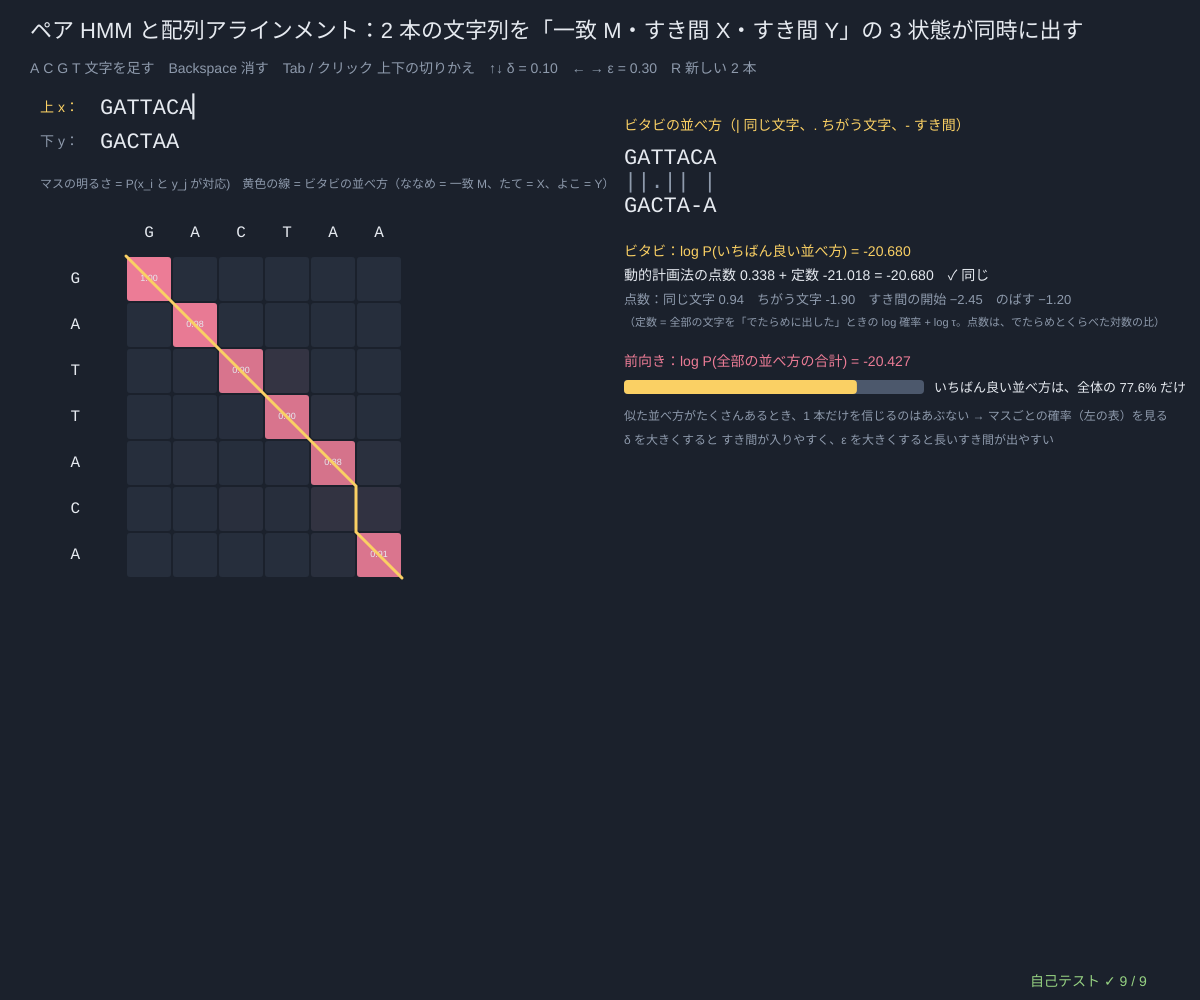
Frame 1 (no input)
Frame 60 (no input): identical to frame 1, image omitted
Frame 120 (the mouse pressed at the canvas centre since frame 60): identical to frame 1, image omitted

The p5.js sketch that drew this single still picture (run headless with seeded random() and noise() and a simulated clock; from frame 60 on, the mouse is pressed at the canvas centre):

// p5.js sketch
// ── sketch.js
// ============================================
// 11 ペア HMM と配列アラインメント ─ 2 本の文字列（DNA 風の A C G T）を、1 つの HMM が「同時に」出していくと考える。状態は 3 つ：
//   M 一致：両方に 1 文字ずつ出す（同じ文字が出やすい）　X：上の文字列だけに 1 文字（下はすき間 −）　Y：下の文字列だけに 1 文字
// 状態の道 1 本 = 並べ方（アラインメント）1 つ。
//   ビタビ = いちばん確率の高い並べ方。対数にすると「一致の点数・すき間の開始の罰・のばす罰」を足す動的計画法の表（Needleman–Wunsch、アフィンギャップ）と同じ
//   前向き = 全部の並べ方の確率の合計（2 本が「関係ある」確率）。前向き × 後ろ向きで、マスごとの「x_i と y_j が対応している確率」が出る
// （文字を 1 つずつ直す回数を数える編集距離はシリーズ 12 の 04）
// A C G T 文字を足す / Backspace 消す / Tab かクリックで上下を切りかえ / ↑↓ すき間の始まりやすさ δ / ← → すき間ののびやすさ ε / R 新しい 2 本
// ※ A・C・G・T のキーは文字の入力に使う。操作は矢印・Tab・Backspace・R
// ============================================

const DNA = 'ACGT';
let pp = { delta: 0.1, eps: 0.3, tau: 0.05, same: 0.85 };   // ★ δ = M → X（または Y）、ε = X → X、τ = 終わる、same = M が同じ文字を出す確率の合計
let strs = ['GATTACA', 'GACTAA'], active = 0, res = null, MAX_LEN = 14, hitBoxes = [];

function setup() {
  createCanvas(windowWidth, windowHeight);
  selfTest();
  seedRng(81); recompute();
}
function windowResized() { resizeCanvas(windowWidth, windowHeight); }
function pMatch(P, a, b) { return a === b ? P.same / 4 : (1 - P.same) / 12; }   // M が (a, b) を出す確率（16 通りの合計 = 1）
const Q_BASE = 0.25;                     // X・Y が 1 文字を出す確率（4 文字とも同じ）
function grid3(n, m, v) { let mk = () => { let a = []; for (let i = 0; i <= n; i++) a.push(new Array(m + 1).fill(v)); return a; }; return { M: mk(), X: mk(), Y: mk() }; }
// ★ ビタビ（対数）：v.M[i][j] = x の i 文字目と y の j 文字目までを出して、状態 M で終わるいちばん良い並べ方の log 確率
function pairViterbi(x, y, P) {
  let n = x.length, m = y.length, v = grid3(n, m, -Infinity), from = grid3(n, m, ''), lmm = lg(1 - 2 * P.delta - P.tau), lgm = lg(1 - P.eps - P.tau), ld = lg(P.delta), le = lg(P.eps), lq = lg(Q_BASE);
  v.M[0][0] = 0;                         // はじまりは「M にいる」のと同じあつかい
  let pick = (cands) => { let b = cands[0]; for (let c of cands) if (c[0] > b[0]) b = c; return b; };
  for (let i = 0; i <= n; i++) for (let j = 0; j <= m; j++) {
    if (i > 0 && j > 0) { let b = pick([[v.M[i - 1][j - 1] + lmm, 'M'], [v.X[i - 1][j - 1] + lgm, 'X'], [v.Y[i - 1][j - 1] + lgm, 'Y']]); v.M[i][j] = b[0] + lg(pMatch(P, x[i - 1], y[j - 1])); from.M[i][j] = b[1]; }
    if (i > 0) { let b = pick([[v.M[i - 1][j] + ld, 'M'], [v.X[i - 1][j] + le, 'X']]); v.X[i][j] = b[0] + lq; from.X[i][j] = b[1]; }
    if (j > 0) { let b = pick([[v.M[i][j - 1] + ld, 'M'], [v.Y[i][j - 1] + le, 'Y']]); v.Y[i][j] = b[0] + lq; from.Y[i][j] = b[1]; }
  }
  let end = pick([[v.M[n][m], 'M'], [v.X[n][m], 'X'], [v.Y[n][m], 'Y']]), cols = [], i = n, j = m, s = end[1];
  while ((i > 0 || j > 0) && end[0] > -Infinity) { cols.unshift({ s, i, j }); let p = from[s][i][j]; if (s === 'M') { i--; j--; } else if (s === 'X') i--; else j--; s = p; }
  return { logP: end[0] + lg(P.tau), cols };
}
// ★ 前向き：max を「合計」に変えるだけ。全部の並べ方の確率の合計
function pairForward(x, y, P) {
  let n = x.length, m = y.length, f = grid3(n, m, 0), mm = 1 - 2 * P.delta - P.tau, gm = 1 - P.eps - P.tau;
  f.M[0][0] = 1;
  for (let i = 0; i <= n; i++) for (let j = 0; j <= m; j++) {
    if (i > 0 && j > 0) f.M[i][j] = pMatch(P, x[i - 1], y[j - 1]) * (mm * f.M[i - 1][j - 1] + gm * (f.X[i - 1][j - 1] + f.Y[i - 1][j - 1]));
    if (i > 0) f.X[i][j] = Q_BASE * (P.delta * f.M[i - 1][j] + P.eps * f.X[i - 1][j]);
    if (j > 0) f.Y[i][j] = Q_BASE * (P.delta * f.M[i][j - 1] + P.eps * f.Y[i][j - 1]);
  }
  return { f, prob: P.tau * (f.M[n][m] + f.X[n][m] + f.Y[n][m]) };
}
function pairBackward(x, y, P) {         // 後ろ向き：b.M[i][j] = (i, j) まで出して M にいるとき、残りを全部出して終わる確率
  let n = x.length, m = y.length, b = grid3(n, m, 0), mm = 1 - 2 * P.delta - P.tau, gm = 1 - P.eps - P.tau;
  for (let i = n; i >= 0; i--) for (let j = m; j >= 0; j--) {
    if (i === n && j === m) { b.M[i][j] = b.X[i][j] = b.Y[i][j] = P.tau; continue; }
    let em = i < n && j < m ? pMatch(P, x[i], y[j]) * b.M[i + 1][j + 1] : 0, ex = i < n ? Q_BASE * b.X[i + 1][j] : 0, ey = j < m ? Q_BASE * b.Y[i][j + 1] : 0;
    b.M[i][j] = mm * em + P.delta * (ex + ey); b.X[i][j] = gm * em + P.eps * ex; b.Y[i][j] = gm * em + P.eps * ey;
  }
  return b;
}
function matchPosterior(x, y, P) {       // ★ マス (i, j) ごとの P(x_i と y_j が対応 | 2 本の文字列)
  let fw = pairForward(x, y, P), b = pairBackward(x, y, P), out = [];
  for (let i = 1; i <= x.length; i++) { out.push([]); for (let j = 1; j <= y.length; j++) out[i - 1].push(fw.prob > 0 ? (fw.f.M[i][j] * b.M[i][j]) / fw.prob : 0); }
  return out;
}
// ★ ペア HMM の確率から、動的計画法の点数を作る：s(a, b) = log( p_ab / (q_a q_b) ) + log(1 − 2δ − τ)、すき間の開始 d、のばす e、最後の補正 c
function scoresFromHmm(P) {
  let mm = 1 - 2 * P.delta - P.tau, gm = 1 - P.eps - P.tau;
  return { sub: (a, b) => Math.log(pMatch(P, a, b) / (Q_BASE * Q_BASE)) + Math.log(mm), d: -Math.log((P.delta * gm) / mm), e: -Math.log(P.eps), c: Math.log(mm) - Math.log(gm) };
}
// ★ Needleman–Wunsch（アフィンギャップ、3 枚の表）：点数を足して最大をとるだけ。確率は出てこない
function nwAffine(x, y, sc) {
  let n = x.length, m = y.length, t = grid3(n, m, -Infinity);
  t.M[0][0] = 0;
  for (let i = 0; i <= n; i++) for (let j = 0; j <= m; j++) {
    if (i > 0 && j > 0) t.M[i][j] = sc.sub(x[i - 1], y[j - 1]) + Math.max(t.M[i - 1][j - 1], t.X[i - 1][j - 1], t.Y[i - 1][j - 1]);
    if (i > 0) t.X[i][j] = Math.max(t.M[i - 1][j] - sc.d, t.X[i - 1][j] - sc.e);
    if (j > 0) t.Y[i][j] = Math.max(t.M[i][j - 1] - sc.d, t.Y[i][j - 1] - sc.e);
  }
  return Math.max(t.M[n][m], t.X[n][m] + sc.c, t.Y[n][m] + sc.c);
}
function recompute() {
  let [x, y] = strs, vit = pairViterbi(x, y, pp), fw = pairForward(x, y, pp), sc = scoresFromHmm(pp);
  res = { vit, fwd: fw.prob, post: matchPosterior(x, y, pp), sc, nw: nwAffine(x, y, sc), base: (x.length + y.length) * Math.log(Q_BASE) + Math.log(pp.tau) };
}
function randomPair() {                  // 1 本を作り、もう 1 本はそれを少し変えたもの（置きかえ・ぬけ・追加）
  let x = ''; for (let k = 0; k < rndInt(6, 10); k++) x += DNA[rndInt(0, 3)];
  let y = ''; for (let ch of x) { let u = rnd(); if (u < 0.12) continue; y += u < 0.27 ? DNA[rndInt(0, 3)] : ch; if (rnd() < 0.1) y += DNA[rndInt(0, 3)]; }
  return [x, y.slice(0, MAX_LEN) || 'A'];
}

function draw() {
  background(...BG);
  let [x, y] = strs, n = x.length, m = y.length;
  hudTitle('ペア HMM と配列アラインメント：2 本の文字列を「一致 M・すき間 X・すき間 Y」の 3 状態が同時に出す', 'A C G T 文字を足す　Backspace 消す　Tab / クリック 上下の切りかえ　↑↓ δ = ' + fmtN(pp.delta, 2) + '　← → ε = ' + fmtN(pp.eps, 2) + '　R 新しい 2 本');
  // ---- 入力
  hitBoxes = [];
  for (let k = 0; k < 2; k++) {
    let yy = 112 + k * 34; noStroke(); fill(...(k === active ? LAN : DIMC)); textSize(14); textAlign(LEFT, BASELINE); text(k ? '下 y：' : '上 x：', 40, yy);
    fill(...INK); textSize(22); textFont('monospace'); text(strs[k] + (k === active && frameCount % 60 < 30 ? '▏' : ''), 100, yy + 2); textFont('sans-serif');
    hitBoxes.push({ x: 30, y: yy - 24, w: 420, h: 32 });
  }
  // ---- 表：色 = 対応している確率、線 = ビタビの並べ方
  let gx = 80, gy = 210, cs = Math.min(46, (height - gy - 60) / (n + 1), (width * 0.5 - gx) / (m + 1)), cell = (i, j) => [gx + j * cs, gy + i * cs];
  note('マスの明るさ = P(x_i と y_j が対応)　黄色の線 = ビタビの並べ方（ななめ = 一致 M、たて = X、よこ = Y）', 40, gy - 22, DIMC, 12);
  textFont('monospace');
  for (let i = 1; i <= n; i++) { noStroke(); fill(...INK); textSize(16); textAlign(CENTER, CENTER); text(x[i - 1], gx - cs * 0.1, gy + (i + 0.5) * cs); }
  for (let j = 1; j <= m; j++) { noStroke(); fill(...INK); textSize(16); textAlign(CENTER, CENTER); text(y[j - 1], gx + (j + 0.5) * cs, gy + cs * 0.5); }
  textFont('sans-serif');
  for (let i = 1; i <= n; i++) for (let j = 1; j <= m; j++) { let p = res.post[i - 1][j - 1], [cx, cy] = cell(i, j); noStroke(); fill(PANEL[0] + p * (ROSE[0] - PANEL[0]), PANEL[1] + p * (ROSE[1] - PANEL[1]), PANEL[2] + p * (ROSE[2] - PANEL[2])); rect(cx + 1, cy + 1, cs - 2, cs - 2, 3); if (p > 0.3 && cs > 26) { fill(...INK); textSize(9); textAlign(CENTER, CENTER); text(fmtN(p, 2), cx + cs / 2, cy + cs / 2); } }
  let pts = [[gx + cs, gy + cs]]; for (let c of res.vit.cols) pts.push([gx + (c.j + 1) * cs, gy + (c.i + 1) * cs]);
  stroke(...LAN); strokeWeight(3); polyline(pts);
  // ---- 右：並べ方と数字
  let rx = Math.max(gx + (m + 1) * cs + 50, width * 0.52), top = '', mid = '', bot = '';
  for (let c of res.vit.cols) { let a = c.s === 'Y' ? '-' : x[c.i - 1], b = c.s === 'X' ? '-' : y[c.j - 1]; top += a; bot += b; mid += c.s === 'M' ? (a === b ? '|' : '.') : ' '; }
  note('ビタビの並べ方（| 同じ文字、. ちがう文字、- すき間）', rx, 130, LAN, 14);
  noStroke(); fill(...INK); textFont('monospace'); textSize(22); textAlign(LEFT, BASELINE); text(top, rx, 164); fill(...DIMC); text(mid, rx, 188); fill(...INK); text(bot, rx, 212); textFont('sans-serif');
  let lv = res.vit.logP, lf = lg(res.fwd), sc = res.sc;
  note('ビタビ：log P(いちばん良い並べ方) = ' + fmtN(lv, 3), rx, 256, LAN, 14);
  note('動的計画法の点数 ' + fmtN(res.nw, 3) + ' + 定数 ' + fmtN(res.base, 3) + ' = ' + fmtN(res.nw + res.base, 3) + (Math.abs(res.nw + res.base - lv) < 1e-9 ? '　✓ 同じ' : '　✗'), rx, 280, INK, 14);
  note('点数：同じ文字 ' + fmtN(sc.sub('A', 'A'), 2) + '　ちがう文字 ' + fmtN(sc.sub('A', 'C'), 2) + '　すき間の開始 −' + fmtN(sc.d, 2) + '　のばす −' + fmtN(sc.e, 2), rx, 304, DIMC, 13);
  note('（定数 = 全部の文字を「でたらめに出した」ときの log 確率 + log τ。点数は、でたらめとくらべた対数の比）', rx, 326, DIMC, 11);
  note('前向き：log P(全部の並べ方の合計) = ' + fmtN(lf, 3), rx, 366, ROSE, 14);
  let share = res.fwd > 0 ? Math.exp(lv - lf) : 0; noStroke(); fill(...LINEC); rect(rx, 380, 300, 14, 4); fill(...LAN); rect(rx, 380, 300 * clampv(share, 0, 1), 14, 4);
  note('いちばん良い並べ方は、全体の ' + fmtN(share * 100, 1) + '% だけ', rx + 310, 392, INK, 13);
  note('似た並べ方がたくさんあるとき、1 本だけを信じるのはあぶない → マスごとの確率（左の表）を見る', rx, 420, DIMC, 12);
  note('δ を大きくすると すき間が入りやすく、ε を大きくすると長いすき間が出やすい', rx, 444, DIMC, 12);
  drawSelfTest();
}

function mousePressed() { for (let k = 0; k < hitBoxes.length; k++) { let h = hitBoxes[k]; if (mouseX >= h.x && mouseX < h.x + h.w && mouseY >= h.y && mouseY < h.y + h.h) active = k; } }
function keyPressed() {
  let k = String(key);
  if (k.length === 1 && DNA.includes(k.toUpperCase())) { if (strs[active].length < MAX_LEN) { strs[active] += k.toUpperCase(); recompute(); } return false; }
  if (key === BACKSPACE) { strs[active] = strs[active].slice(0, -1); recompute(); }
  if (key === TAB) active = 1 - active;
  if (key === 'r' || key === 'R') { strs = randomPair(); recompute(); }
  if (key === UP_ARROW) { pp.delta = Math.min(0.4, Math.round((pp.delta + 0.02) * 100) / 100); recompute(); }
  if (key === DOWN_ARROW) { pp.delta = Math.max(0.02, Math.round((pp.delta - 0.02) * 100) / 100); recompute(); }
  if (key === RIGHT_ARROW) { pp.eps = Math.min(0.8, Math.round((pp.eps + 0.05) * 100) / 100); recompute(); }
  if (key === LEFT_ARROW) { pp.eps = Math.max(0.05, Math.round((pp.eps - 0.05) * 100) / 100); recompute(); }
  return false;
}

// やってみよう
// 1. 上を GATTACA、下を GATTACA にすると、表はどうなる？ 下の 1 文字を消すと、すき間はどこに入る？
// 2. 上を AAAA、下を AAA にすると、いちばん良い並べ方は全体の何 %？ なぜ小さい？（すき間の場所が 4 通りある）
// 3. ↑ で δ を大きくしていくと、「ちがう文字」として並べていた所が、すき間 2 つに変わることがある。どこで変わる？
// 4. ← で ε を小さくすると、長いすき間 1 つと短いすき間 2 つのどちらが選ばれやすい？

// ---- 自己テスト
function pairBrute(x, y, P) {            // 総当たり：M・X・Y の道を全部たどる（X のすぐあとに Y、Y のすぐあとに X は来ない）
  let n = x.length, m = y.length, out = { sum: 0, best: 0, count: 0, mass: [] };
  for (let i = 0; i < n; i++) out.mass.push(new Array(m).fill(0));
  (function rec(i, j, prev, p, matched) {
    if (i === n && j === m) { let q = p * P.tau; out.sum += q; out.count++; if (q > out.best) out.best = q; for (let [a, b] of matched) out.mass[a][b] += q; return; }
    let toM = prev === 'M' ? 1 - 2 * P.delta - P.tau : 1 - P.eps - P.tau;
    if (i < n && j < m) rec(i + 1, j + 1, 'M', p * toM * pMatch(P, x[i], y[j]), matched.concat([[i, j]]));
    if (i < n && prev !== 'Y') rec(i + 1, j, 'X', p * (prev === 'M' ? P.delta : P.eps) * Q_BASE, matched);
    if (j < m && prev !== 'X') rec(i, j + 1, 'Y', p * (prev === 'M' ? P.delta : P.eps) * Q_BASE, matched);
  })(0, 0, 'M', 1, []);
  return out;
}
function selfTest() {
  selfTestResults = [];
  seedRng(810);
  let P0 = { delta: 0.1, eps: 0.3, tau: 0.05, same: 0.85 }, tot = 0; for (let a of DNA) for (let b of DNA) tot += pMatch(P0, a, b);
  check('確率の合計：M が出す 16 通り = 1、M から出る矢印 (1 − 2δ − τ) + 2δ + τ = 1', near(tot, 1, 1e-12) && near(1 - 2 * P0.delta - P0.tau + 2 * P0.delta + P0.tau, 1, 1e-12));
  let rs = (len) => { let s = ''; for (let k = 0; k < len; k++) s += DNA[rndInt(0, 3)]; return s; }, worstB = 0, worstS = 0, worstP = 0, counts = 0;
  for (let k = 0; k < 25; k++) {
    let P = k < 5 ? P0 : { delta: 0.03 + rnd() * 0.3, eps: 0.1 + rnd() * 0.6, tau: 0.02 + rnd() * 0.1, same: 0.4 + rnd() * 0.55 }, x = rs(rndInt(0, 4)), y = rs(rndInt(0, 4)), bf = pairBrute(x, y, P), v = pairViterbi(x, y, P), fw = pairForward(x, y, P), post = matchPosterior(x, y, P);
    worstB = Math.max(worstB, Math.abs(Math.exp(v.logP) - bf.best) / bf.best); worstS = Math.max(worstS, Math.abs(fw.prob - bf.sum) / bf.sum); counts += bf.count;
    for (let i = 0; i < x.length; i++) for (let j = 0; j < y.length; j++) worstP = Math.max(worstP, Math.abs(post[i][j] - bf.mass[i][j] / bf.sum));
  }
  check('短い文字列 25 組（合わせて ' + counts + ' 通りの並べ方を総当たり）：ビタビ = いちばん良い並べ方の確率', worstB < 1e-10);
  check('同じ 25 組：前向き = 全部の並べ方の確率の合計', worstS < 1e-10);
  check('同じ 25 組：マスごとの「対応している確率」= 総当たり', worstP < 1e-10);
  let worstN = 0, okGe = true, worstBk = 0;
  for (let k = 0; k < 40; k++) {
    let P = k < 10 ? P0 : { delta: 0.03 + rnd() * 0.3, eps: 0.1 + rnd() * 0.6, tau: 0.02 + rnd() * 0.1, same: 0.4 + rnd() * 0.55 }, x = rs(rndInt(0, 12)), y = rs(rndInt(0, 12)), v = pairViterbi(x, y, P), fw = pairForward(x, y, P);
    worstN = Math.max(worstN, Math.abs(nwAffine(x, y, scoresFromHmm(P)) + (x.length + y.length) * Math.log(Q_BASE) + Math.log(P.tau) - v.logP));
    if (fw.prob < Math.exp(v.logP) * (1 - 1e-12)) okGe = false;
    worstBk = Math.max(worstBk, Math.abs(pairBackward(x, y, P).M[0][0] - fw.prob) / fw.prob);
    let ci = 0, cj = 0; for (let c of v.cols) { if (c.s !== 'Y') ci++; if (c.s !== 'X') cj++; } if (ci !== x.length || cj !== y.length) okGe = false;
  }
  check('でたらめな 40 組（長さ 12 まで、パラメータもいろいろ）：ビタビの log 確率 = Needleman–Wunsch の点数 + 定数（差 < 1e-9）', worstN < 1e-9);
  check('前向き ≥ ビタビ、後ろ向きの合計 = 前向きの合計、並べ方は両方の文字を全部使う', okGe && worstBk < 1e-10);
  let same = pairViterbi('GATTACA', 'GATTACA', P0), gap = pairViterbi('GATTACA', 'GATACA', P0);
  check('同じ文字列どうしは全部「一致」。1 文字ぬけた文字列は、すき間 1 つと一致 6 つ', same.cols.every((c) => c.s === 'M') && gap.cols.filter((c) => c.s === 'X').length === 1 && gap.cols.filter((c) => c.s === 'M').length === 6);
  let e0 = pairViterbi('', '', P0), e1 = pairForward('', 'AC', P0);
  check('空の文字列でも動く：P(空, 空) = τ、P(空, AC) = δ ε τ / 16', near(Math.exp(e0.logP), P0.tau, 1e-12) && near(e1.prob, (P0.delta * P0.eps * P0.tau) / 16, 1e-15) && noNaN(matchPosterior('', 'AC', P0)));
  let sh = Math.exp(pairViterbi('AAAA', 'AAA', P0).logP) / pairForward('AAAA', 'AAA', P0).prob;
  check('AAAA と AAA：いちばん良い並べ方は全体の ' + fmtN(sh * 100, 1) + '%（すき間の場所が 4 通りあるので 30% 未満）', sh < 0.3 && sh > 0.15);
  reportSelfTest();
}

// ==================================================
// ここから下は「HMM の道具」（中身は読まなくても OK。消さないでね）
// ==================================================
// ---- 色と小さな道具（霧の夜と灯り：黄 = 見える観測、ばら色 = 隠れた状態）
const BG = [27, 33, 44];                // 背景（霧の夜の青ねずみ色）
const INK = [230, 234, 240];            // 文字（やわらかい白）
const LAN = [250, 208, 100], ROSE = [236, 124, 150], AQUA = [110, 200, 210], LILAC = [176, 156, 236], LEAF = [150, 210, 130], TANG = [240, 160, 96];
const DIMC = [142, 154, 172], PANEL = [38, 46, 60], LINEC = [76, 88, 108];
const ST_COLS = [ROSE, AQUA, LAN, LILAC, LEAF, TANG, [200, 200, 210], [130, 150, 240]];   // 状態の色
function clampv(v, a, b) { return v < a ? a : v > b ? b : v !== v ? a : v; }     // NaN なら a に戻す
function sumOf(a) { let s = 0; for (let v of a) s += v; return s; }
function argMax(a) { let b = 0; for (let i = 1; i < a.length; i++) if (a[i] > a[b]) b = i; return b; }   // 同点なら小さい番号
function fmtN(v, d) { if (typeof v !== 'number' || v !== v) return '?'; if (!isFinite(v)) return v > 0 ? '∞' : '−∞'; let s = v.toFixed(d === undefined ? 2 : d); return /^-0\.?0*$/.test(s) ? s.slice(1) : s; }
function fmtP(v) {                      // 確率の表示：小さい数は 1.2e-5 の形で
  if (typeof v !== 'number' || v !== v) return '?';
  if (v === 0) return '0'; if (Math.abs(v) >= 0.001) return v.toFixed(v >= 0.1 ? 3 : 4); return v.toExponential(1);
}
function hudTitle(t, sub) {             // 左上の見出しと操作の説明（日本語は 1 文字ずつ折り返す）
  textWrap(CHAR); noStroke(); fill(...INK); textSize(22); textAlign(LEFT, BASELINE); text(t, 30, 38);
  fill(...DIMC); textSize(14); textLeading(19); text(sub, 30, 62, width - 60);
}
function panelBox(x, y, w, h) { noStroke(); fill(...PANEL); rect(x, y, w, h, 8); }
function note(s, x, y, col, sz) { noStroke(); fill(...(col || DIMC)); textSize(sz || 13); textAlign(LEFT, BASELINE); text(s, x, y); }
// ---- 種つきの乱数（同じ種なら毎回同じ列 → 実験をくり返せる）
let rngState = 1;
function seedRng(s) { rngState = (s >>> 0) || 1; }
function rnd() {                       // 0〜1 の一様乱数（mulberry32）
  rngState = (rngState + 0x6d2b79f5) >>> 0;
  let t = rngState;
  t = Math.imul(t ^ (t >>> 15), t | 1);
  t ^= t + Math.imul(t ^ (t >>> 7), t | 61);
  return ((t ^ (t >>> 14)) >>> 0) / 4294967296;
}
function rndInt(a, b) { return a + Math.floor(rnd() * (b - a + 1)); }
function randn() { let u = 1 - rnd(), v = rnd(); return Math.sqrt(-2 * Math.log(u)) * Math.cos(2 * Math.PI * v); }   // 標準正規分布
function sampleFrom(p) { let u = rnd() * sumOf(p), c = 0; for (let i = 0; i < p.length; i++) { c += p[i]; if (u < c) return i; } return p.length - 1; }   // 確率 p[i] で i を返す
// ---- 隠れマルコフモデルの道具
// モデル m = { p0: はじめの分布 π, tr: 遷移行列 A（tr[i][j] = 状態 i の次に j）, em: 出力行列 B（em[j][k] = 状態 j が記号 k を出す） }
// どの計算も「出力の表」eb[t][j] = b_j(x_t)（時刻 t の観測を状態 j が出す確率）を受け取る → 記号でも数（正規分布）でも同じ道具が使える
function lg(p) { return p > 0 ? Math.log(p) : -Infinity; }          // log 0 は −∞（NaN にしない）
function logSumExp(a) {                // log(Σ e^a_i)：いちばん大きい値を先に引く。全部 −∞ なら −∞
  let m = -Infinity; for (let v of a) if (v > m) m = v;
  if (m === -Infinity) return -Infinity;
  let s = 0; for (let v of a) s += Math.exp(v - m);
  return m + Math.log(s);
}
function normRow(r) { let s = sumOf(r); return s > 1e-300 ? r.map((v) => v / s) : r.map(() => 1 / r.length); }   // 合計 1 に（全部 0 なら一様に）
function rowSumErr(a) { let d = 0; for (let r of a) d = Math.max(d, Math.abs(sumOf(r) - 1)); return d; }
function maxAbsDiff(a, b) { let d = 0; for (let i = 0; i < a.length; i++) d = Math.max(d, Array.isArray(a[i]) ? maxAbsDiff(a[i], b[i]) : Math.abs(a[i] - b[i])); return d; }
function vecMat(v, a) {                // 横ベクトル × 行列：1 歩先の分布
  let out = new Array(a[0].length).fill(0);
  for (let i = 0; i < v.length; i++) if (v[i] !== 0) for (let j = 0; j < out.length; j++) out[j] += v[i] * a[i][j];
  return out;
}
function emTable(m, xs) { return xs.map((x) => m.em.map((r) => r[x])); }   // 記号の列 → 出力の表
function hmmSample(m, n) {             // π, A, B からサイコロで列を作る：zs = 隠れた状態、xs = 観測
  let z = sampleFrom(m.p0), zs = [], xs = [];
  for (let t = 0; t < n; t++) { if (t > 0) z = sampleFrom(m.tr[z]); zs.push(z); xs.push(sampleFrom(m.em[z])); }
  return { zs, xs };
}
// ★ 前向き：α_t(j) = P(x_1..x_t, z_t = j) = b_j(x_t) Σ_i α_{t−1}(i) a_ij。尤度 P(x) = Σ_j α_T(j)
function fwdPlain(m, eb) {
  let n = m.p0.length, al = [];
  for (let t = 0; t < eb.length; t++) {
    let prev = t === 0 ? null : al[t - 1], row = new Array(n);
    for (let j = 0; j < n; j++) { let s = 0; if (t === 0) s = m.p0[j]; else for (let i = 0; i < n; i++) s += prev[i] * m.tr[i][j]; row[j] = s * eb[t][j]; }
    al.push(row);
  }
  return { al, lik: al.length ? sumOf(al[al.length - 1]) : 1 };
}
// ★ 後ろ向き：β_t(i) = P(x_{t+1}..x_T | z_t = i) = Σ_j a_ij b_j(x_{t+1}) β_{t+1}(j)。尤度 = Σ_i π_i b_i(x_1) β_1(i)
function bwdPlain(m, eb) {
  let n = m.p0.length, len = eb.length, be = new Array(len);
  for (let t = len - 1; t >= 0; t--) {
    be[t] = new Array(n).fill(t === len - 1 ? 1 : 0);
    if (t < len - 1) for (let i = 0; i < n; i++) for (let j = 0; j < n; j++) be[t][i] += m.tr[i][j] * eb[t + 1][j] * be[t + 1][j];
  }
  let lik = 0; if (len) for (let i = 0; i < n; i++) lik += m.p0[i] * eb[0][i] * be[0][i]; else lik = 1;
  return { be, lik };
}
// ★ スケーリングつきの前向き：毎時刻 合計 c_t で割る。ah[t] = P(z_t | x_1..x_t)（= フィルタ）、log P(x) = Σ log c_t
//   c_t = 0（ありえない観測）なら logLik = −∞ にして、その時刻は一様分布で先へ進む（NaN を作らない）
function fwdScaled(m, eb) {
  let n = m.p0.length, ah = [], cs = [], logLik = 0;
  for (let t = 0; t < eb.length; t++) {
    let pred = t === 0 ? m.p0 : vecMat(ah[t - 1], m.tr), row = pred.map((v, j) => v * eb[t][j]), c = sumOf(row);
    if (!(c > 0)) { logLik = -Infinity; row = new Array(n).fill(1 / n); c = 0; } else { row = row.map((v) => v / c); if (logLik !== -Infinity) logLik += Math.log(c); }
    ah.push(row); cs.push(c);
  }
  return { ah, cs, logLik };
}
function bwdScaled(m, eb, cs) {         // 同じ c_t で割った後ろ向き。γ_t(i) = ah[t][i] × bh[t][i]
  let n = m.p0.length, len = eb.length, bh = new Array(len);
  for (let t = len - 1; t >= 0; t--) {
    bh[t] = new Array(n).fill(t === len - 1 ? 1 : 0);
    if (t < len - 1) { let c = cs[t + 1] > 0 ? cs[t + 1] : 1; for (let i = 0; i < n; i++) { let s = 0; for (let j = 0; j < n; j++) s += m.tr[i][j] * eb[t + 1][j] * bh[t + 1][j]; bh[t][i] = s / c; } }
  }
  return bh;
}
function fwdLog(m, eb) {                // 対数のまま：log α_t(j) = log b_j(x_t) + logSumExp_i(log α_{t−1}(i) + log a_ij)
  let n = m.p0.length, la = [], lt = m.tr.map((r) => r.map(lg)), buf = new Array(n);
  for (let t = 0; t < eb.length; t++) {
    let row = new Array(n);
    for (let j = 0; j < n; j++) { let s; if (t === 0) s = lg(m.p0[j]); else { for (let i = 0; i < n; i++) buf[i] = la[t - 1][i] + lt[i][j]; s = logSumExp(buf); } row[j] = s + lg(eb[t][j]); }
    la.push(row);
  }
  return { la, logLik: la.length ? logSumExp(la[la.length - 1]) : 0 };
}
// ★ 平滑化：γ_t(i) = P(z_t = i | 全部の観測)。filt = フィルタ P(z_t | x_1..x_t)
function smoothAll(m, eb) {
  let f = fwdScaled(m, eb), bh = bwdScaled(m, eb, f.cs);
  let gam = f.ah.map((a, t) => normRow(a.map((v, i) => v * bh[t][i])));
  return { filt: f.ah, gam, bh, cs: f.cs, logLik: f.logLik };
}
function xiAt(m, eb, sm, t) {           // ξ_t(i, j) = P(z_t = i, z_{t+1} = j | 全部の観測)
  let n = m.p0.length, c = sm.cs[t + 1] > 0 ? sm.cs[t + 1] : 1, out = [];
  for (let i = 0; i < n; i++) { out.push(new Array(n)); for (let j = 0; j < n; j++) out[i][j] = (sm.filt[t][i] * m.tr[i][j] * eb[t + 1][j] * sm.bh[t + 1][j]) / c; }
  return out;
}
// ★ ビタビ（対数）：dl[t][j] = 時刻 t に状態 j で終わるいちばん良い道の log 確率、bp[t][j] = そのとき 1 つ前にいた状態（戻り矢印）
function viterbiLog(m, eb) {
  let n = m.p0.length, len = eb.length, dl = [], bp = [], lt = m.tr.map((r) => r.map(lg));
  for (let t = 0; t < len; t++) {
    let row = new Array(n), back = new Array(n).fill(-1);
    for (let j = 0; j < n; j++) {
      let best = -Infinity, arg = -1;
      if (t === 0) best = lg(m.p0[j]); else for (let i = 0; i < n; i++) { let v = dl[t - 1][i] + lt[i][j]; if (v > best) { best = v; arg = i; } }
      row[j] = best + lg(eb[t][j]); back[j] = arg;
    }
    dl.push(row); bp.push(back);
  }
  let vitPath = new Array(len).fill(0), logP = len ? -Infinity : 0;
  if (len) { let z = argMax(dl[len - 1]); logP = dl[len - 1][z]; for (let t = len - 1; t >= 0; t--) { vitPath[t] = z; z = bp[t][z] >= 0 ? bp[t][z] : 0; } }
  return { vitPath, logP, dl, bp };
}
function pathLogProb(m, eb, zs) {       // 1 本の道 zs と観測がいっしょに起きる log 確率
  let s = 0; for (let t = 0; t < zs.length; t++) s += (t === 0 ? lg(m.p0[zs[0]]) : lg(m.tr[zs[t - 1]][zs[t]])) + lg(eb[t][zs[t]]);
  return s;
}
function postDecode(gam) { return gam.map(argMax); }                 // 事後復号：時刻ごとにいちばんありそうな状態
// ★ 総当たり：N^T 本の道を全部ためす（短い列だけ）。尤度、γ、ξ、いちばん良い道
function bruteAll(m, eb) {
  let n = m.p0.length, len = eb.length, total = Math.pow(n, len), zs = new Array(len).fill(0);
  let lik = 0, gam = eb.map(() => new Array(n).fill(0)), xi = eb.slice(1).map(() => m.p0.map(() => new Array(n).fill(0))), bestP = -1, best = null;
  for (let k = 0; k < total; k++) {
    let r = k; for (let t = len - 1; t >= 0; t--) { zs[t] = r % n; r = Math.floor(r / n); }
    let p = 1; for (let t = 0; t < len && p > 0; t++) p *= (t === 0 ? m.p0[zs[0]] : m.tr[zs[t - 1]][zs[t]]) * eb[t][zs[t]];
    if (p > bestP) { bestP = p; best = zs.slice(); }
    if (p === 0) continue;
    lik += p; for (let t = 0; t < len; t++) { gam[t][zs[t]] += p; if (t > 0) xi[t - 1][zs[t - 1]][zs[t]] += p; }
  }
  if (lik > 0) { gam = gam.map((g) => g.map((v) => v / lik)); xi = xi.map((x) => x.map((r) => r.map((v) => v / lik))); }
  return { lik, gam, xi, best, bestP, paths: total };
}
function stationaryOf(tr) {             // 定常分布 π A = π（なまけた連鎖 (π + πA)/2 をくり返す。周期があっても収束する）
  let v = new Array(tr.length).fill(1 / tr.length);
  for (let k = 0; k < 4000; k++) { let w = vecMat(v, tr), d = 0; for (let i = 0; i < v.length; i++) { let u = (v[i] + w[i]) / 2; d = Math.max(d, Math.abs(u - v[i])); v[i] = u; } if (d < 1e-15) break; }
  return normRow(v);
}
function hmmLogLik(m, xs) { return fwdScaled(m, emTable(m, xs)).logLik; }   // 記号の列の対数尤度 log P(x)
function predictK(belief, tr, k) { let v = belief.slice(); for (let s = 0; s < k; s++) v = vecMat(v, tr); return v; }   // k 歩先の予測：A を k 回掛ける
// ---- グラフの道具：g = { x, y, w, h, x0, x1, y0, y1 }
function gX(g, v) { return g.x + clampv((v - g.x0) / (g.x1 - g.x0), -0.02, 1.02) * g.w; }
function gY(g, v) { return g.y + g.h - clampv((v - g.y0) / (g.y1 - g.y0), -0.02, 1.02) * g.h; }
function plotAxes(g, xl, yl, xt, yt) {
  stroke(...LINEC); strokeWeight(1); noFill(); rect(g.x, g.y, g.w, g.h);
  noStroke(); fill(...DIMC); textSize(12); textAlign(CENTER, TOP);
  for (let v of xt) text(+v.toPrecision(4), gX(g, v), g.y + g.h + 4);
  textAlign(RIGHT, CENTER);
  for (let v of yt) text(+v.toPrecision(4), g.x - 5, gY(g, v));
  textAlign(LEFT, BASELINE); fill(...INK); textSize(13);
  text(xl, g.x + g.w - textWidth(xl), g.y + g.h + 32); text(yl, g.x, g.y - 8);
}
function polyline(pts) {               // 点が 2 つ以上あるときだけ折れ線を描く（空の beginShape を作らない）
  if (pts.length < 2) return;
  noFill(); beginShape(); for (let p of pts) vertex(p[0], p[1]); endShape();
}
function drawCurve(g, arr, col, sw, xOff, from, to) {   // arr[i] を x = i (+ xOff) に。長いときは間引いて 600 点まで
  let a = from || 0, b = to === undefined ? arr.length : to, n = b - a, stride = Math.max(1, Math.ceil(n / 600)), pts = [];
  for (let i = a; i < b; i += stride) if (isFinite(arr[i])) pts.push([gX(g, i + (xOff || 0)), gY(g, arr[i])]);
  stroke(...col); strokeWeight(sw || 2); polyline(pts);
}
function legend(x, y, items) {         // items = [[色, 名前], …]
  textSize(13); textAlign(LEFT, CENTER);
  for (let [c, s] of items) { noStroke(); fill(...c); rect(x, y - 5, 16, 10, 2); fill(...INK); text(s, x + 22, y); y += 20; }
}
function drawMatrix(a, x, y, cw, ch, rowNames, colNames, opts) {   // 行列を色つきの表で（明るい = 大きい）
  opts = opts || {}; let d = opts.digits === undefined ? 2 : opts.digits, col = opts.col || AQUA;
  textAlign(CENTER, CENTER); textSize(opts.ts || 13);
  for (let i = 0; i < a.length; i++) for (let j = 0; j < a[i].length; j++) {
    let v = a[i][j], t = clampv(Math.abs(v) / (opts.hi || 1), 0, 1); noStroke();
    fill(PANEL[0] + t * (col[0] * 0.75 - PANEL[0]), PANEL[1] + t * (col[1] * 0.75 - PANEL[1]), PANEL[2] + t * (col[2] * 0.75 - PANEL[2])); rect(x + j * cw, y + i * ch, cw - 2, ch - 2, 3);
    if (opts.numbers !== false) { fill(...INK); text(fmtN(v, d), x + j * cw + cw / 2, y + i * ch + ch / 2); }
  }
  fill(...DIMC);
  if (rowNames) for (let i = 0; i < a.length; i++) { textAlign(RIGHT, CENTER); text(rowNames[i], x - 6, y + i * ch + ch / 2); }
  if (colNames) for (let j = 0; j < a[0].length; j++) { textAlign(CENTER, BOTTOM); text(colNames[j], x + j * cw + cw / 2, y - 3); }
}
function drawBand(arr, x, y, w, h, colOf) {   // 状態の列を色の帯で（同じ色が続くところは 1 つの四角にまとめる）
  let n = arr.length, s = 0; noStroke();
  for (let t = 1; t <= n; t++) if (t === n || arr[t] !== arr[s]) { let c = colOf(arr[s]); if (c) { fill(...c); rect(x + (s / n) * w, y, ((t - s) / n) * w + 0.6, h); } s = t; }
}
function arrowLine(x1, y1, x2, y2, hs) { // 矢印
  let L = Math.hypot(x2 - x1, y2 - y1) || 1, ux = (x2 - x1) / L, uy = (y2 - y1) / L; hs = hs || 7;
  line(x1, y1, x2 - ux * hs * 0.6, y2 - uy * hs * 0.6);
  push(); noStroke(); triangle(x2, y2, x2 - ux * hs - uy * hs * 0.5, y2 - uy * hs + ux * hs * 0.5, x2 - ux * hs + uy * hs * 0.5, y2 - uy * hs - ux * hs * 0.5); pop();
}
// ---- 自己テストの道具
let selfTestResults = [];
function check(name, cond) { selfTestResults.push({ name, ok: !!cond }); }
function near(a, b, tol) { return typeof a === 'number' && isFinite(a) && Math.abs(a - b) <= (tol === undefined ? 1e-9 : tol); }
function noNaN(v) { return Array.isArray(v) || ArrayBuffer.isView(v) ? Array.from(v).every(noNaN) : !(typeof v === 'number' && v !== v); }
function reportSelfTest() { for (let r of selfTestResults) (r.ok ? console.log : console.error)((r.ok ? '✓ ' : '✗ ') + r.name); }
function selfTestLine() { let n = selfTestResults.filter((r) => r.ok).length; return '自己テスト ' + (n === selfTestResults.length ? '✓ ' : '✗ ') + n + ' / ' + selfTestResults.length; }
function drawSelfTest(x, y) { noStroke(); fill(...(selfTestResults.every((r) => r.ok) ? LEAF : [255, 90, 90])); textSize(14); textAlign(LEFT, BASELINE); text(selfTestLine(), x === undefined ? width - 170 : x, y === undefined ? height - 14 : y); }
